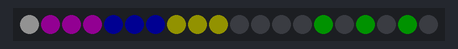
Bench run of a program on a simulated ESP32. Shown: 20 RGB LEDs in strip order, left to right. Dim RGB values are drawn brighter than linear.

Above: at 0.1 s.
At 20.1 s:
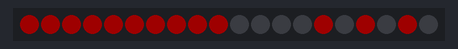
At 35.1 s:
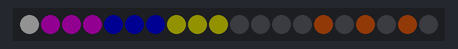

The program:

main.cpp
```cpp
#include "setup.h"
#include "config.h"

// reacall the blinking alarm lights function
//

void setup() {
    setup_neopixel ();
}

void loop() {
    /* RGB lights warehouse & changer */
    rgb_lights();
    /* --- Blinking Alarm Lights --- */
    blinking_rgb();
    blinking_rgb();
    blinking_rgb();
    blinking_rgb();
    blinking_rgb();
    delay(DELAYVAL);
}
```

setup.cpp
```cpp
#include "config.h"
#include "setup.h"

Adafruit_NeoPixel pixels(NUMPIXELS, PIN, NEO_GRB + NEO_KHZ800);

/*============================ | Functions | ==============================*/

/* ======================== | setup rgb strip | ========================== */
void setup_neopixel() {
    // INITIALIZE NeoPixel strip object (REQUIRED)
    pixels.begin();
    // Turn OFF all pixels ASAP
    pixels.show();
    // Setting up  britghness of the Neopixel strip
    pixels.setBrightness(BRIGHTNESS);
}


/* = | Setting up required RGBG lights for Tool warehouse & Tool changer | =*/
void rgb_lights() {

    /* ========= | Set All Pixel Colors to 'OFF'| ============*/
    pixels.clear();

    /*============= | Tool Warehouse Lights | ================*/
    pixels.setPixelColor(0, pixels.Color(155, 155, 155));
    pixels.fill(pixels.Color(155, 0, 155), 1, 3);
    pixels.fill(pixels.Color(0, 0, 155), 4, 3);
    pixels.fill(pixels.Color(155, 155, 0), 7, 3);
    pixels.show();

    /*=========== | RFID Reader Lights | ===============*/
    pixels.setPixelColor(14, pixels.Color(0, 155, 0));
    pixels.setPixelColor(16, pixels.Color(0, 155, 0));
    pixels.setPixelColor(18, pixels.Color(0, 155, 0));
    pixels.show();
    delay(DELAYVAL);
    pixels.setPixelColor(14, pixels.Color(155, 64, 10));
    pixels.setPixelColor(16, pixels.Color(155, 64, 10));
    pixels.setPixelColor(18, pixels.Color(155, 64, 10));
    pixels.show();
    delay(DELAYVAL);
    pixels.setPixelColor(14, pixels.Color(155, 0, 0));
    pixels.setPixelColor(16, pixels.Color(155, 0, 0));
    pixels.setPixelColor(18, pixels.Color(155, 0, 0));
    pixels.show();
    delay(DELAYVAL);

/* ============ | Turning OFF All Lights | ===========  */

    pixels.clear();
    pixels.show();
    delay(DELAYVAL);
}


/* ========== | ALARM FUNCTION AT OVERHEATING | ========= */
void blinking_rgb() {

    /* ===== | truning ON all lights in red | ====== */
    pixels.fill(pixels.Color(255, 0, 0), 0, 10);
    pixels.setPixelColor(14, pixels.Color(255, 0, 0));
    pixels.setPixelColor(16, pixels.Color(255, 0, 0));
    pixels.setPixelColor(18, pixels.Color(255, 0, 0));
    pixels.show();
    delay(500);

    /* ========= |turnig off all lights| =============*/
    pixels.clear();
    pixels.show();
    delay(500);
}
```

setup.h
```cpp
#pragma once

/* ========== | setup rgb strip | ========== */
void setup_neopixel();
/* =========== | Alarm lights | ============ */
void blinking_rgb();
/* ==== | warehouse & changer lights | ===== */
void rgb_lights();
```

config.h
```cpp
#pragma once
#include <Arduino.h>
#include <Adafruit_NeoPixel.h>


// Which pin on the Board is connected to the NeoPixels?
#define PIN 2
// How many NeoPixels are attached?
#define NUMPIXELS 20
// Time (in milliseconds) to pause between pixels
#define DELAYVAL 5000
// definition of the brightness level 0-50
#define BRIGHTNESS 30
```

Measured:
- what the display in image 1 shows lasts 0.5 s, from 20.0 s to 20.5 s
